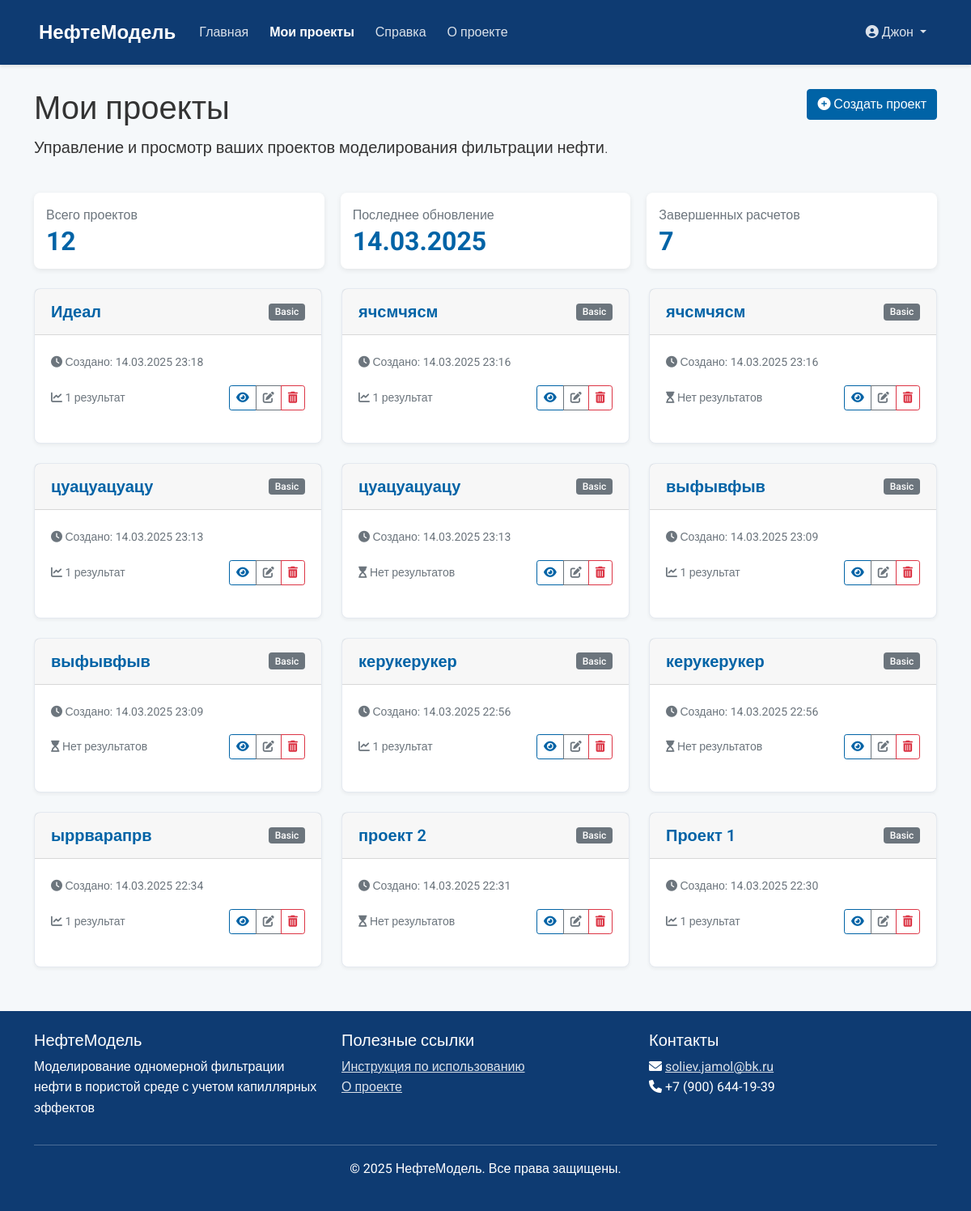
The page /dashboard (signed in) on the database as committed earlier.
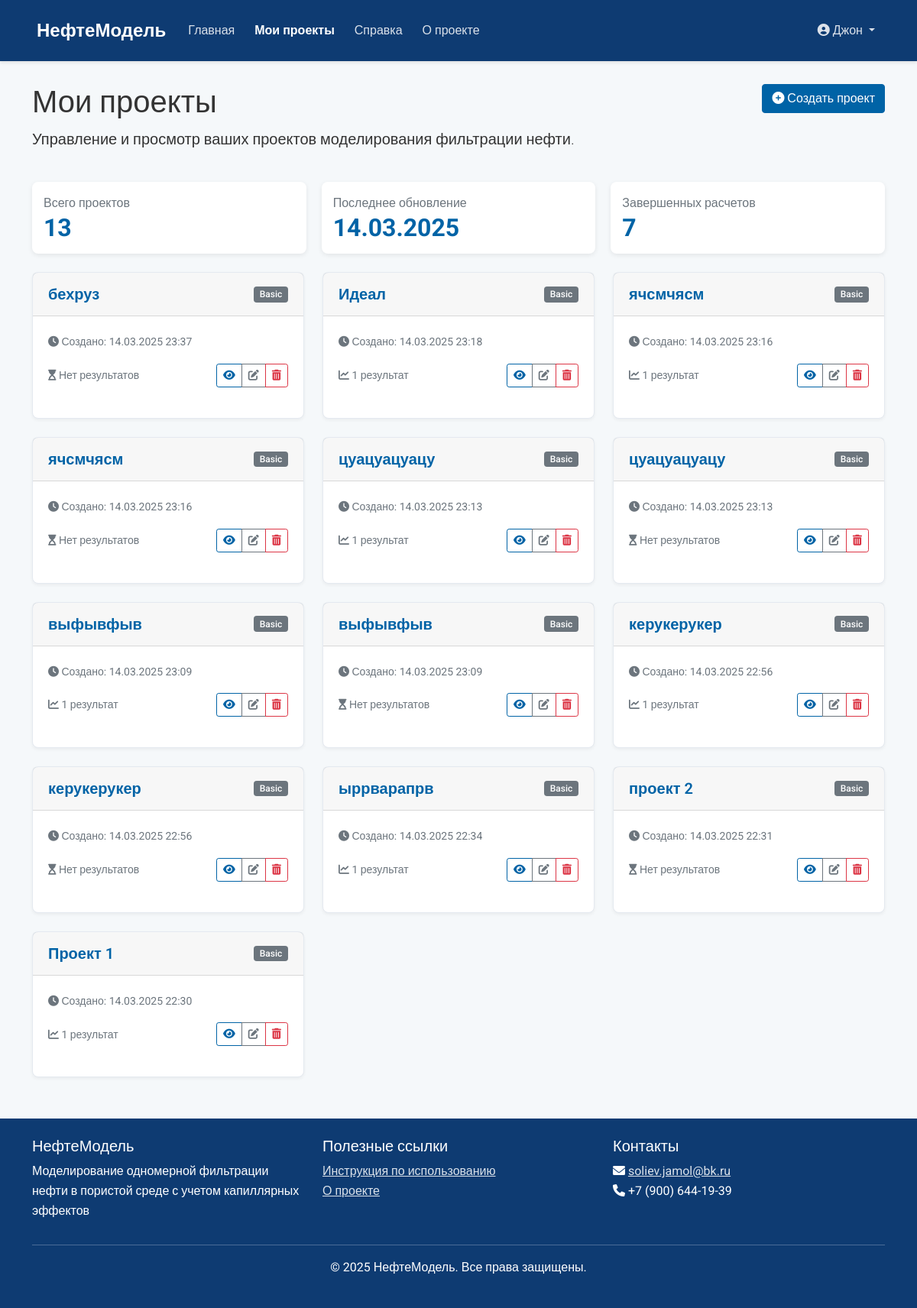
The same page on the database as committed later.
### models/user.py (models this page shows, shortened)
class User(UserMixin, db.Model):
    __tablename__ = 'users'
    id = db.Column(db.Integer, primary_key=True)
    username = db.Column(db.String(64), unique=True, nullable=False, index=True)
    email = db.Column(db.String(120), unique=True, nullable=False, index=True)
    password_hash = db.Column(db.String(128), nullable=False)
    company = db.Column(db.String(120))
    position = db.Column(db.String(120))
    is_active = db.Column(db.Boolean, default=True)
    created_at = db.Column(db.DateTime, default=datetime.utcnow)
    last_login = db.Column(db.DateTime, nullable=True)
    projects = db.relationship('Project', backref='owner', lazy='dynamic')

### models/project.py (models this page shows, shortened)
class Project(db.Model):
    __tablename__ = 'projects'
    id = db.Column(db.Integer, primary_key=True)
    name = db.Column(db.String(128), nullable=False)
    description = db.Column(db.Text)
    model_type = db.Column(db.String(64), nullable=False)  # 'basic' или 'carbonate'
    rock_type = db.Column(db.String(64))
    created_at = db.Column(db.DateTime, default=datetime.utcnow)
    updated_at = db.Column(db.DateTime, default=datetime.utcnow, onupdate=datetime.utcnow)
    user_id = db.Column(db.Integer, db.ForeignKey('users.id'), nullable=False)
    data = db.relationship('ProjectData', backref='project', uselist=False, cascade='all, delete-orphan')
    results = db.relationship('ProjectResult', backref='project', lazy='dynamic', cascade='all, delete-orphan')

### routes/main.py (the view)
@main_bp.route('/dashboard')
@login_required
def dashboard():
    projects = Project.query.filter_by(user_id=current_user.id).order_by(Project.updated_at.desc()).all()
    return render_template('dashboard.html', projects=projects)

### templates/dashboard.html (shortened to what this page needs)
{% extends "base.html" %}
{% block content %}
<div class="row mb-4">
    <div class="col-md-8">
        <h1>Мои проекты</h1>
        <p class="lead">Управление и просмотр ваших проектов моделирования фильтрации нефти.</p>
    </div>
    <div class="col-md-4 text-md-end">
        <a href="{{ url_for('main.new_project') }}" class="btn btn-primary">
            <i class="fas fa-plus-circle"></i> Создать проект
        </a>
    </div>
</div>
<div class="dashboard-stats mb-4">
    <div class="stat-card">
        <p>Всего проектов</p>
        <h2>{{ projects|length }}</h2>
    </div>
    <div class="stat-card">
        <p>Последнее обновление</p>
        <h2>
            {% if projects %}
            {{ projects[0].updated_at.strftime('%d.%m.%Y') }}
            {% else %}
            -
            {% endif %}
        </h2>
    </div>
    <div class="stat-card">
        <p>Завершенных расчетов</p>
        <h2>
            {% set completed = namespace(count=0) %}
            {% for project in projects %}
                {% if project.results.count() > 0 %}
                    {% set completed.count = completed.count + 1 %}
                {% endif %}
            {% endfor %}
            {{ completed.count }}
        </h2>
    </div>
</div>
{% if projects %}
<div class="row" id="projects-container">
    {% for project in projects %}
    <div class="col-md-6 col-lg-4 mb-4">
        <div class="card project-card">
            <div class="card-header d-flex justify-content-between align-items-center">
                <h5 class="card-title mb-0">{{ project.name }}</h5>
                <span class="badge project-type-{{ project.model_type }}">{{ project.model_type|capitalize }}</span>
            </div>
            <div class="card-body">
                <p>
                    <small class="text-muted">
                        <i class="fas fa-clock"></i> Создано: {{ project.created_at.strftime('%d.%m.%Y %H:%M') }}
                    </small>
                </p>
                <div class="d-flex justify-content-between align-items-center">
                    <small class="text-muted">
                        {% set result_count = project.results.count() %}
                        {% if result_count > 0 %}
                        <i class="fas fa-chart-line"></i> {{ result_count }} результат{{ 'ов' if result_count > 1 else '' }}
                        {% else %}
                        <i class="fas fa-hourglass-start"></i> Нет результатов
                        {% endif %}
                    </small>
                    <div class="btn-group">
                        <a href="{{ url_for('main.project_details', project_id=project.id) }}" class="btn btn-sm btn-outline-primary">
                            <i class="fas fa-eye"></i>
                        </a>
                        <a href="{{ url_for('main.edit_project', project_id=project.id) }}" class="btn btn-sm btn-outline-secondary">
                            <i class="fas fa-edit"></i>
                        </a>
                        <button type="button" class="btn btn-sm btn-outline-danger" data-bs-toggle="modal" data-bs-target="#deleteModal{{ project.id }}">
                            <i class="fas fa-trash-alt"></i>
                        </button>
                    </div>
                </div>
            </div>
        </div>
    </div>
    {% endfor %}
</div>
{% endif %}
{% endblock %}

### templates/base.html (shortened to what this page needs)
<!DOCTYPE html>
<html lang="ru">
<head>
    <link href="https://cdn.jsdelivr.net/npm/bootstrap@5.1.3/dist/css/bootstrap.min.css" rel="stylesheet">
    <link rel="stylesheet" href="https://cdnjs.cloudflare.com/ajax/libs/font-awesome/6.0.0-beta3/css/all.min.css">
    <link rel="stylesheet" href="{{ url_for('static', filename='css/main.css') }}">
</head>
<body>
    <div class="wrapper">
        <header class="header">
            <nav class="navbar navbar-expand-lg navbar-dark">
                <div class="container">
                    <a class="navbar-brand" href="{{ url_for('main.index') }}">
                         НефтеМодель
                    </a>
                    <div class="collapse navbar-collapse" id="navbarNav">
                        <ul class="navbar-nav me-auto">
                            <li class="nav-item">
                                <a class="nav-link {% if request.endpoint == 'main.index' %}active{% endif %}" href="{{ url_for('main.index') }}">Главная</a>
                            </li>
                            {% if current_user.is_authenticated %}
                            <li class="nav-item">
                                <a class="nav-link {% if request.endpoint == 'main.dashboard' %}active{% endif %}" href="{{ url_for('main.dashboard') }}">Мои проекты</a>
                            </li>
                            {% endif %}
                            <li class="nav-item">
                                <a class="nav-link {% if request.endpoint == 'main.help_page' %}active{% endif %}" href="{{ url_for('main.help_page') }}">Справка</a>
                            </li>
                            <li class="nav-item">
                                <a class="nav-link {% if request.endpoint == 'main.about' %}active{% endif %}" href="{{ url_for('main.about') }}">О проекте</a>
                            </li>
                        </ul>
                        <ul class="navbar-nav">
                            {% if current_user.is_authenticated %}
                            <li class="nav-item dropdown">
                                <a class="nav-link dropdown-toggle" href="#" id="userDropdown" role="button" data-bs-toggle="dropdown" aria-expanded="false">
                                    <i class="fas fa-user-circle"></i> {{ current_user.username }}
                                </a>
                            </li>
                            {% endif %}
                        </ul>
                    </div>
                </div>
            </nav>
        </header>
        <main class="content">
            <div class="container">
                {% block content %}{% endblock %}
            </div>
        </main>
        <footer class="footer">
            <div class="container">
                <div class="row">
                    <div class="col-md-4">
                        <h5>НефтеМодель</h5>
                        <p>Моделирование одномерной фильтрации нефти в пористой среде с учетом капиллярных эффектов</p>
                    </div>
                    <div class="col-md-4">
                        <h5>Полезные ссылки</h5>
                        <ul class="list-unstyled">
                            <li><a href="{{ url_for('main.help_page') }}">Инструкция по использованию</a></li>
                            <li><a href="{{ url_for('main.about') }}">О проекте</a></li>
                        </ul>
                    </div>
                    <div class="col-md-4">
                        <h5>Контакты</h5>
                        <p>
                            <i class="fas fa-envelope"></i> <a href="mailto:info@neftemodel.ru">soliev.jamol@bk.ru</a><br>
                            <i class="fas fa-phone"></i> +7 (900) 644-19-39
                        </p>
                    </div>
                </div>
                <hr>
                <div class="text-center">
                    <p>&copy; {{ now.year }} НефтеМодель. Все права защищены.</p>
                </div>
            </div>
        </footer>
    </div>
</body>
</html>

### static/css/main.css (style rules this page uses)
:root { --primary-color: #0063a6; --secondary-color: #ff9926; --success-color: #28a745; --danger-color: #dc3545; --warning-color: #ffc107; --info-color: #17a2b8; --light-color: #f8f9fa; --dark-color: #343a40; --body-bg: #f5f8fa; --header-bg: #0e3b72; --footer-bg: #0e3b72; --card-border: #e4e9f0; --input-border: #ced4da; --input-bg: #fff; --input-focus-border: #80bdff; --input-focus-shadow: rgba(0, 123, 255, 0.25); --font-family: 'Roboto', sans-serif; --gas-blue: #0e3b72; --gas-light-blue: #0063a6; --gas-orange: #ff9926; }
body { font-family: var(--font-family); background-color: var(--body-bg); color: #333; line-height: 1.6; margin: 0; padding: 0; }
.wrapper { display: flex; flex-direction: column; min-height: 100vh; }
.content { flex: 1; padding: 30px 0; }
.header { background-color: var(--header-bg); color: white; padding: 0.5rem 0; box-shadow: 0 2px 4px rgba(0, 0, 0, 0.1); }
.navbar-brand { font-weight: bold; font-size: 1.5rem; color: white !important; }
.nav-link { color: rgba(255, 255, 255, 0.85) !important; margin: 0 5px; transition: color 0.3s ease; }
.nav-link.active { color: white !important; font-weight: bold; }
.footer { background-color: var(--footer-bg); color: white; padding: 1.5rem 0; margin-top: auto; }
.footer a { color: rgba(255, 255, 255, 0.85); transition: color 0.3s ease; }
.card { border-radius: 8px; border: 1px solid var(--card-border); box-shadow: 0 2px 4px rgba(0, 0, 0, 0.05); margin-bottom: 20px; transition: transform 0.3s ease, box-shadow 0.3s ease; }
.card-header { background-color: rgba(0, 0, 0, 0.03); border-bottom: 1px solid rgba(0, 0, 0, 0.125); padding: 1rem 1.25rem; }
.card-title { margin-bottom: 0; font-weight: 600; color: var(--primary-color); }
.card-body { padding: 1.25rem; }
.btn-primary { background-color: var(--primary-color); border-color: var(--primary-color); }
.btn-outline-primary { color: var(--primary-color); border-color: var(--primary-color); }
.dashboard-stats { display: flex; gap: 20px; margin-bottom: 30px; }
.stat-card { flex: 1; padding: 15px; border-radius: 8px; background-color: white; box-shadow: 0 2px 6px rgba(0, 0, 0, 0.08); }
.stat-card h2 { font-size: 2rem; font-weight: 700; margin: 0; color: var(--primary-color); }
.stat-card p { margin: 0; color: #6c757d; }
.project-card { height: 100%; }
.project-card .card-title { white-space: nowrap; overflow: hidden; text-overflow: ellipsis; }
.project-card .badge { font-weight: 500; }
.project-type-basic { background-color: #6c757d; color: white; }

Rows that differ between the two databases and show on the page:
added Project: updated_at "14.03.2025", name "бехруз", model_type "Basic", created_at "14.03.2025 23:37", shows "Нет результатов"
Other text that changed with them:
{{ projects|length }}: "12" → "13"
